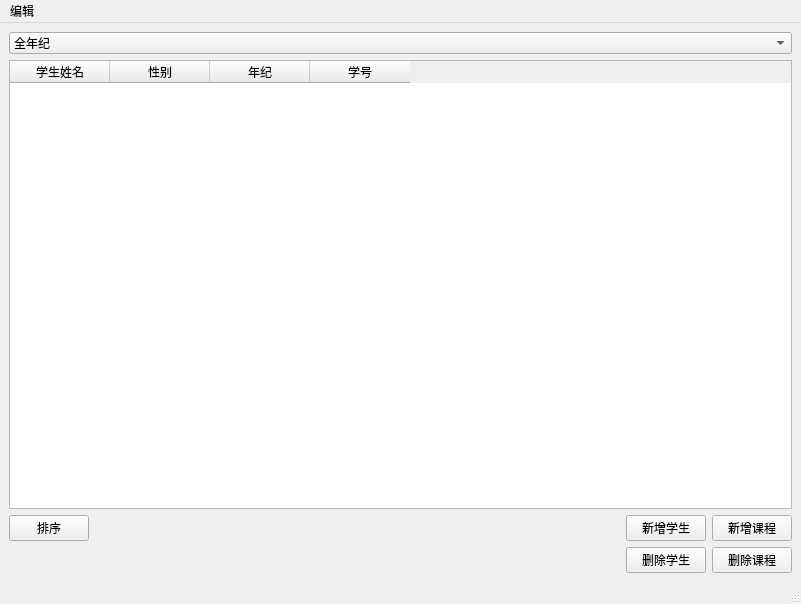
<?xml version="1.0" encoding="UTF-8"?>
<ui version="4.0">
 <class>MainWindow</class>
 <widget class="QMainWindow" name="MainWindow">
  <property name="geometry">
   <rect>
    <x>0</x>
    <y>0</y>
    <width>801</width>
    <height>604</height>
   </rect>
  </property>
  <property name="sizePolicy">
   <sizepolicy hsizetype="Preferred" vsizetype="Preferred">
    <horstretch>0</horstretch>
    <verstretch>0</verstretch>
   </sizepolicy>
  </property>
  <property name="windowTitle">
   <string>程设大学成绩系统</string>
  </property>
  <property name="autoFillBackground">
   <bool>false</bool>
  </property>
  <property name="locale">
   <locale language="Chinese" country="China"/>
  </property>
  <widget class="QWidget" name="widget">
   <property name="sizePolicy">
    <sizepolicy hsizetype="Preferred" vsizetype="Preferred">
     <horstretch>0</horstretch>
     <verstretch>0</verstretch>
    </sizepolicy>
   </property>
   <layout class="QVBoxLayout" name="verticalLayout">
    <item>
     <widget class="QComboBox" name="comboBox">
      <property name="sizePolicy">
       <sizepolicy hsizetype="Preferred" vsizetype="Fixed">
        <horstretch>0</horstretch>
        <verstretch>0</verstretch>
       </sizepolicy>
      </property>
      <item>
       <property name="text">
        <string>全年纪</string>
       </property>
      </item>
      <item>
       <property name="text">
        <string>大一</string>
       </property>
      </item>
      <item>
       <property name="text">
        <string>大二</string>
       </property>
      </item>
      <item>
       <property name="text">
        <string>大三</string>
       </property>
      </item>
      <item>
       <property name="text">
        <string>大四</string>
       </property>
      </item>
     </widget>
    </item>
    <item>
     <widget class="QTableWidget" name="studentTable">
      <property name="sizePolicy">
       <sizepolicy hsizetype="Preferred" vsizetype="Expanding">
        <horstretch>0</horstretch>
        <verstretch>0</verstretch>
       </sizepolicy>
      </property>
      <column>
       <property name="text">
        <string>学生姓名</string>
       </property>
      </column>
      <column>
       <property name="text">
        <string>性别</string>
       </property>
      </column>
      <column>
       <property name="text">
        <string>年纪</string>
       </property>
      </column>
      <column>
       <property name="text">
        <string>学号</string>
       </property>
      </column>
     </widget>
    </item>
    <item>
     <layout class="QGridLayout" name="gridLayout">
      <item row="1" column="3">
       <widget class="QPushButton" name="delCourseBtn">
        <property name="text">
         <string>删除课程</string>
        </property>
       </widget>
      </item>
      <item row="0" column="0">
       <widget class="QPushButton" name="pushButton">
        <property name="text">
         <string>排序</string>
        </property>
       </widget>
      </item>
      <item row="0" column="3">
       <widget class="QPushButton" name="AddCourseBtn">
        <property name="text">
         <string>新增课程</string>
        </property>
       </widget>
      </item>
      <item row="0" column="1">
       <spacer name="horizontalSpacer_3">
        <property name="orientation">
         <enum>Qt::Horizontal</enum>
        </property>
        <property name="sizeHint" stdset="0">
         <size>
          <width>40</width>
          <height>20</height>
         </size>
        </property>
       </spacer>
      </item>
      <item row="1" column="2">
       <widget class="QPushButton" name="delStudentBtn">
        <property name="text">
         <string>删除学生</string>
        </property>
       </widget>
      </item>
      <item row="0" column="2">
       <widget class="QPushButton" name="addStudentBtn">
        <property name="text">
         <string>新增学生</string>
        </property>
       </widget>
      </item>
     </layout>
    </item>
   </layout>
  </widget>
  <widget class="QMenuBar" name="menubar">
   <property name="geometry">
    <rect>
     <x>0</x>
     <y>0</y>
     <width>801</width>
     <height>20</height>
    </rect>
   </property>
   <widget class="QMenu" name="menu">
    <property name="title">
     <string>编辑</string>
    </property>
    <addaction name="actionxin"/>
    <addaction name="action"/>
   </widget>
   <addaction name="menu"/>
  </widget>
  <widget class="QStatusBar" name="statusbar"/>
  <action name="actionxin">
   <property name="text">
    <string>新增学生</string>
   </property>
  </action>
  <action name="action">
   <property name="text">
    <string>新增课程</string>
   </property>
  </action>
 </widget>
 <resources/>
 <connections/>
</ui>
